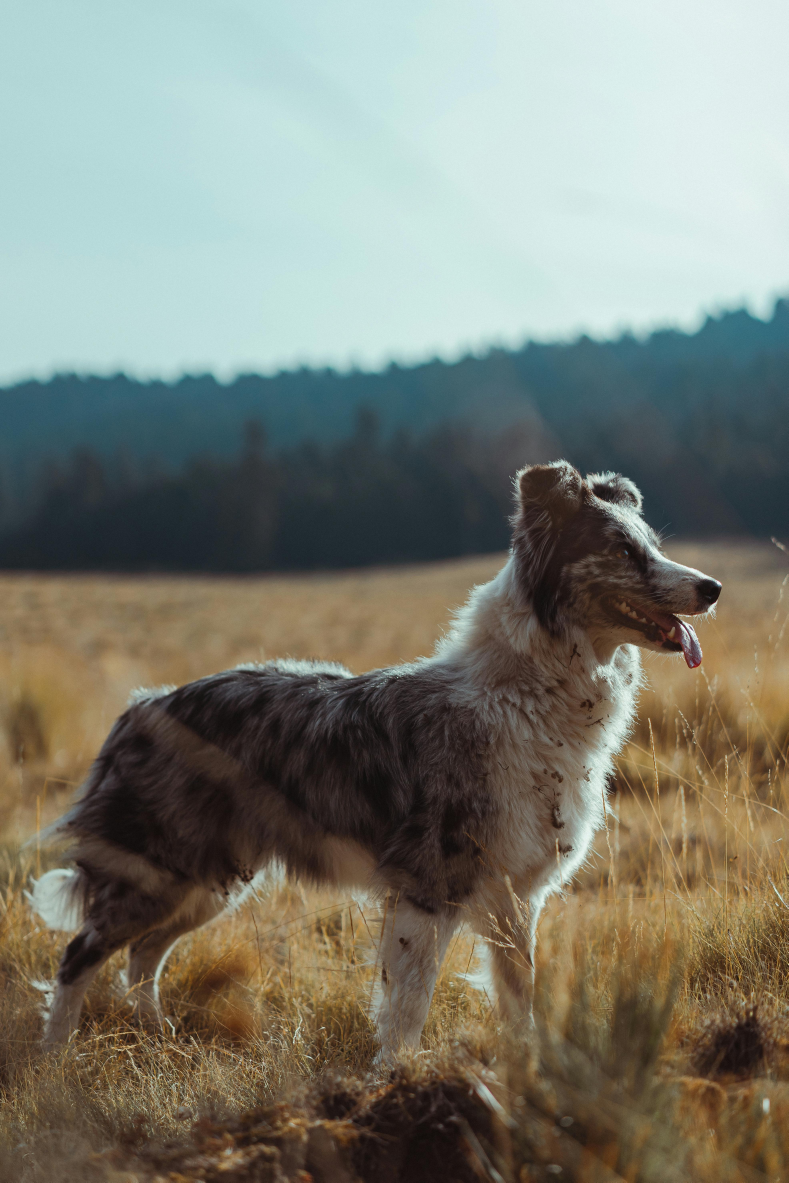
#> input picture Bai_KT_Cuoi_ki/pic1.jpg, 3941 x 5911 px (shown at 1/5 size)
$ jupyter execute 2374802010139_LeHoangHiep_243_NMXALS_0103.ipynb   (older library calls are emulated)
#> lines starting #> are read from the running program, lines starting #| are printed output that depends on the picture
# Họ và Tên
# MSSV:

## Câu 1 (2 điểm) Chọn một ảnh bất kỳ (tự đặt tên, ví dụ `pic1.jpg`) và thực hiện:

- Làm mờ ảnh bằng box filter. (0.5 điểm)
- Áp dụng Laplacian để phát hiện biên. (0.5 điểm)
- Chuyển đổi ảnh sang ảnh âm bản (negative). (0.5 điểm)
- Chuyển sang không gian màu HSV và lưu 3 kênh H, S, V riêng biệt.  lưu thành ảnh grayscale tương ứng (`[ten_anh]_L.jpg`, `[ten_anh]_A.jpg`, `[ten_anh]_B.jpg`). (0.5 điểm) (0.5 điểm)

[cell 1]
import cv2
import numpy as np
import matplotlib.pyplot as plt

# Đọc ảnh gốc
img = cv2.imread('pic1.jpg')
#> img is the input picture: shape (5911, 3941, 3); mean B, G, R 115.7, 126.6, 124.6

# 1. Làm mờ bằng Box Filter
blur = cv2.blur(img, (5, 5))
plt.imshow(blur)
plt.show()


# 2. Phát hiện biên bằng Laplacian
gray = cv2.cvtColor(img, cv2.COLOR_BGR2GRAY)
laplacian = cv2.Laplacian(gray, cv2.CV_64F)
laplacian = cv2.convertScaleAbs(laplacian)
plt.imshow(laplacian)
plt.show()

# 3. Chuyển sang ảnh âm bản
negative = 255 - img
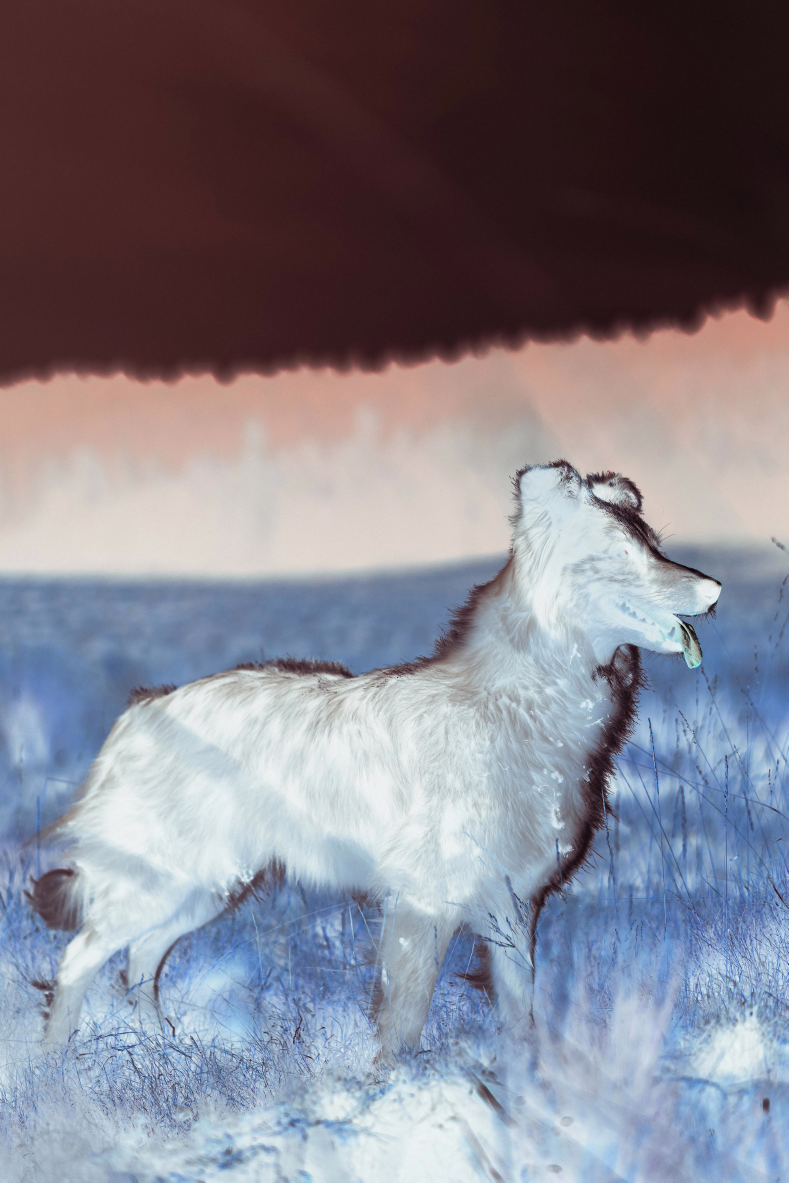
#> negative: shape (5911, 3941, 3) (shown at 1/5 size); mean B, G, R 139.3, 128.4, 130.4
plt.imshow(negative)
plt.show()

# 4. Chuyển sang HSV và tách H, S, V
hsv = cv2.cvtColor(img, cv2.COLOR_BGR2HSV)
#> hsv: shape (5911, 3941, 3); mean H, S, V 54, 76.8, 137.9
plt.imshow(hsv)
plt.show()
H, S, V = cv2.split(hsv)
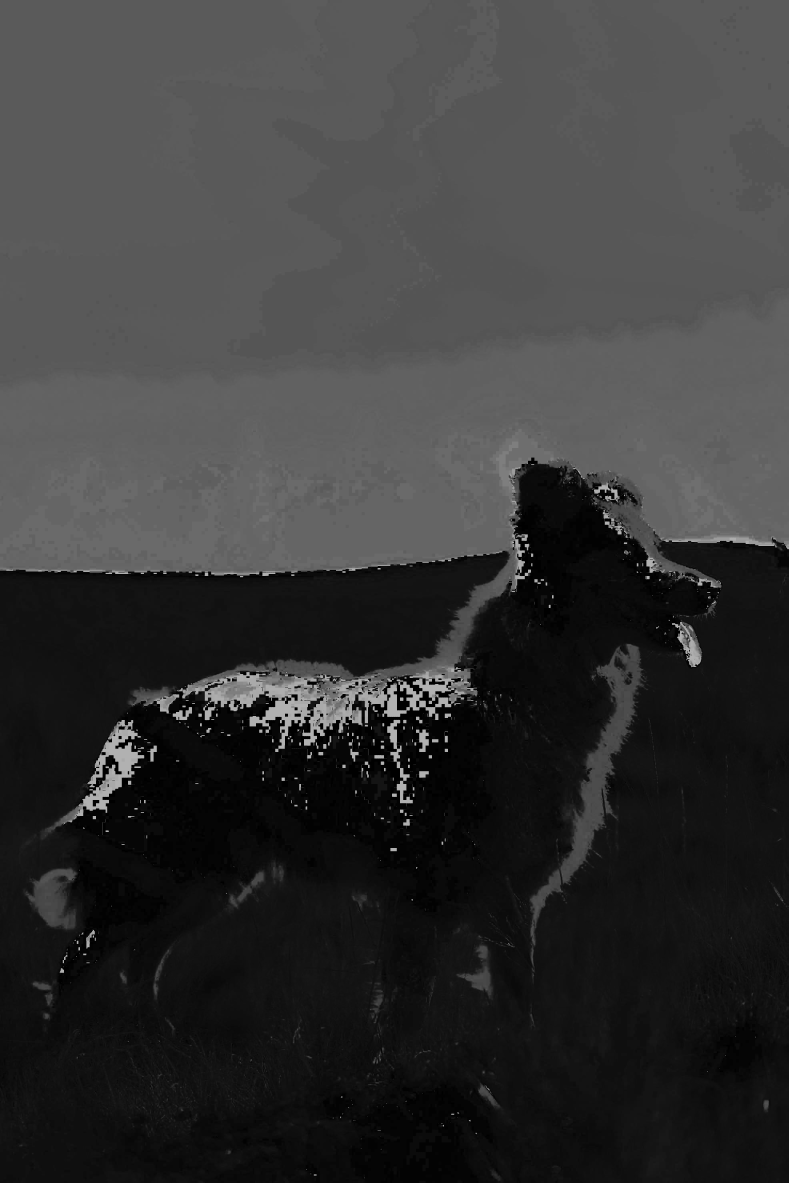
#> H: shape (5911, 3941) (shown at 1/5 size); min 0, max 179, mean 54
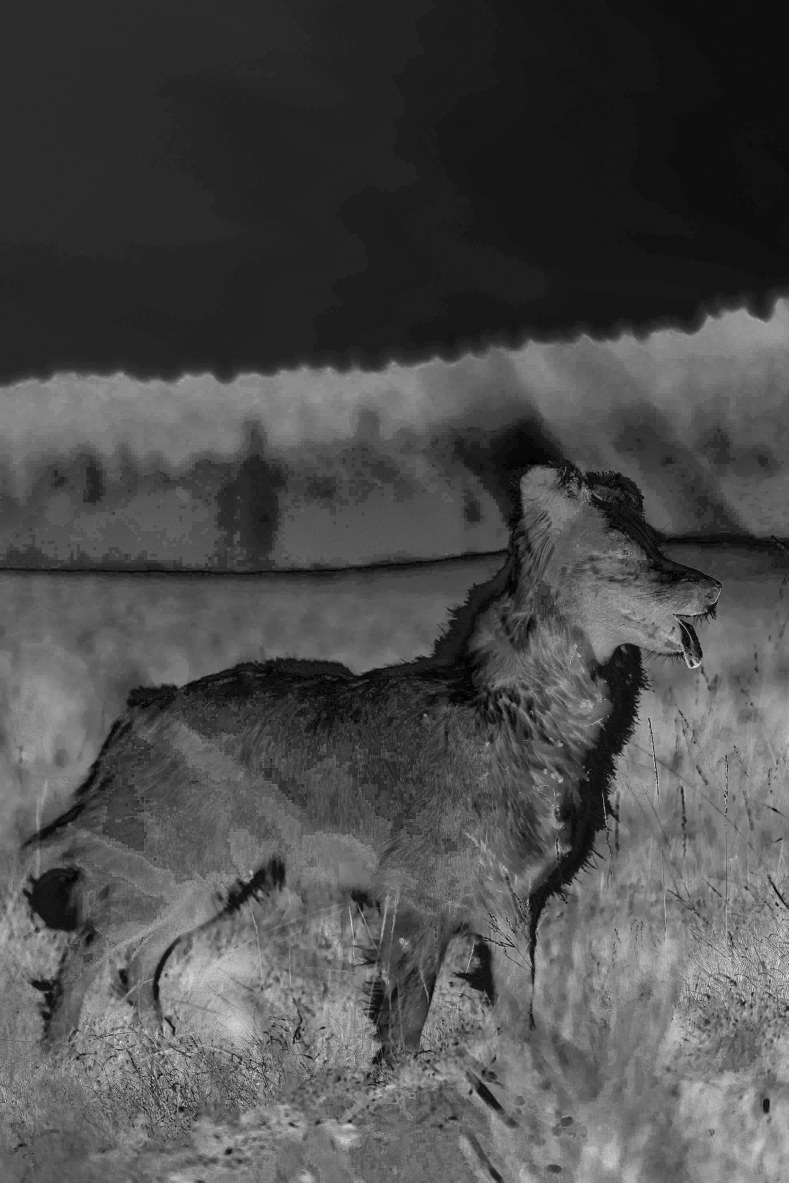
#> S: shape (5911, 3941) (shown at 1/5 size); min 0, max 255, mean 76.8
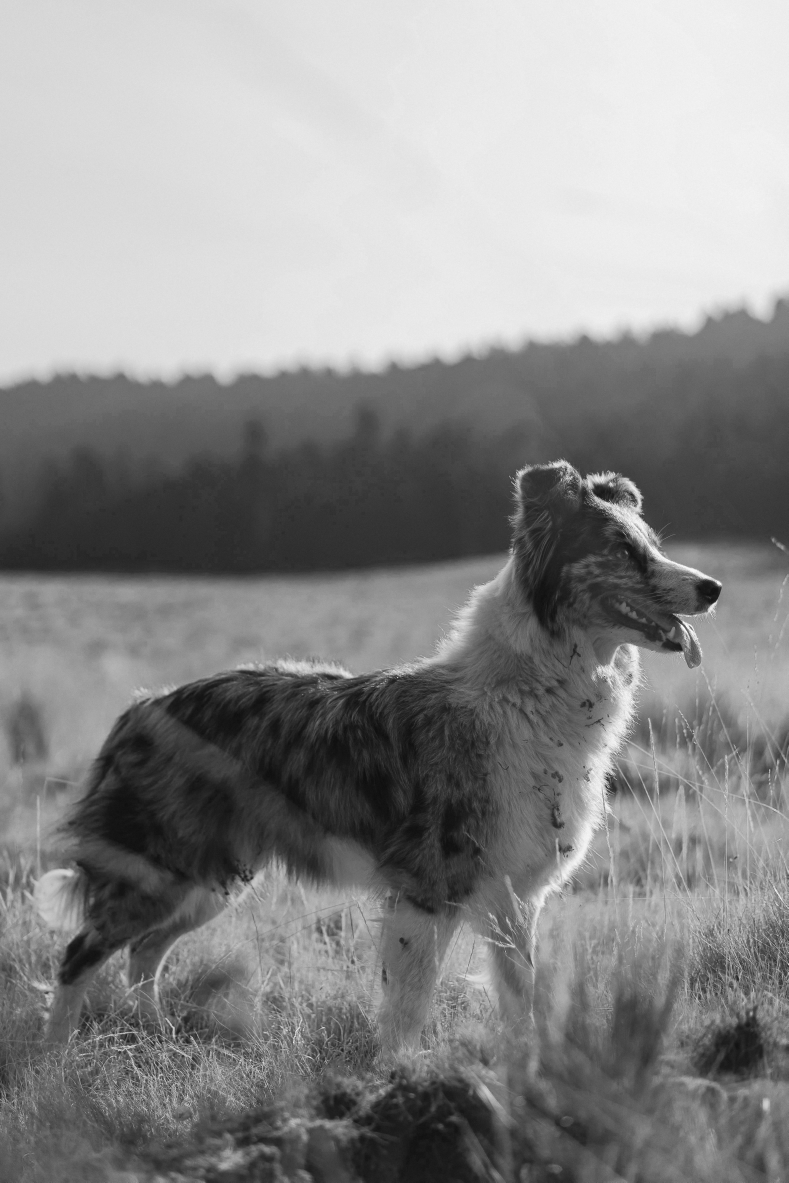
#> V: shape (5911, 3941) (shown at 1/5 size); min 8, max 255, mean 137.9
cv2.imwrite('pic1_L.jpg', H)
plt.imshow(H)
plt.show()
cv2.imwrite('pic1_A.jpg', S)
plt.imshow(S)
plt.show()
cv2.imwrite('pic1_B.jpg', V)
plt.imshow(V)
plt.show()
